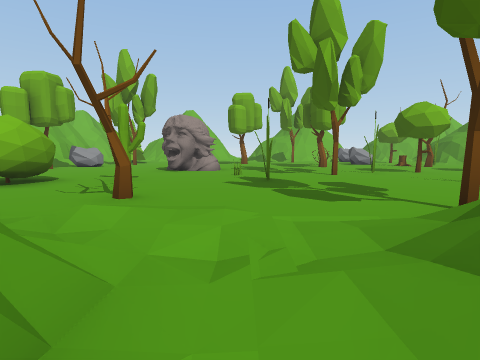
[1] (above)

24 first-person views from a walk through a 3-D level made in the Unity game engine. The camera is 1.3 m above the floor, tilts 6° down and sees 80° across. The floor is counted in squares, 2 m on a side. Each view is taken from the middle of a square. On the plan, view 1 faces up. The plan holds only what a view shows up to about 9 squares ahead; the rest is blank. The player is left out.

[2]
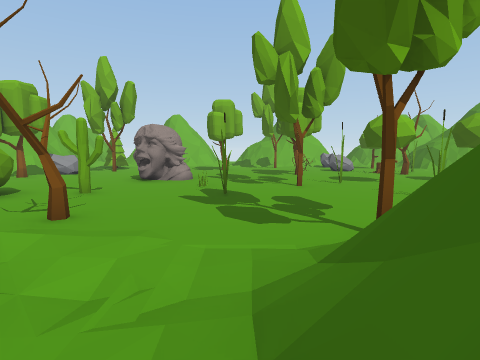

[3]
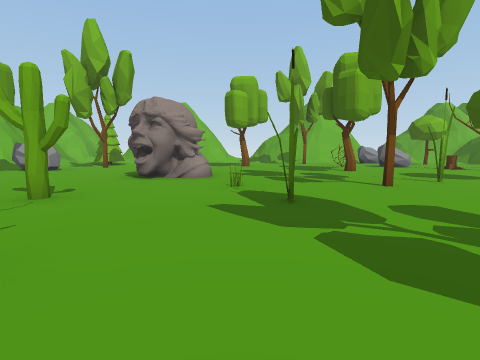

[4]
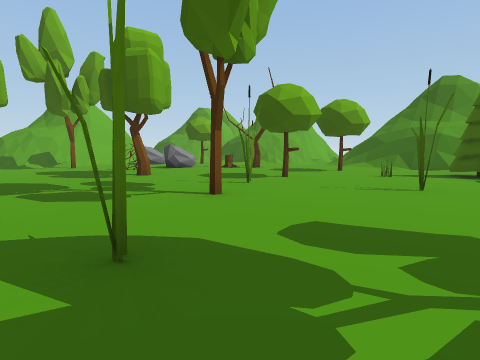

[5]
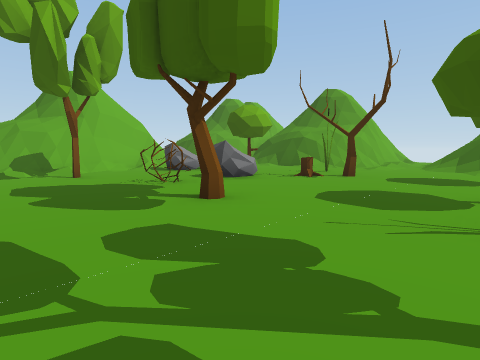

[6]
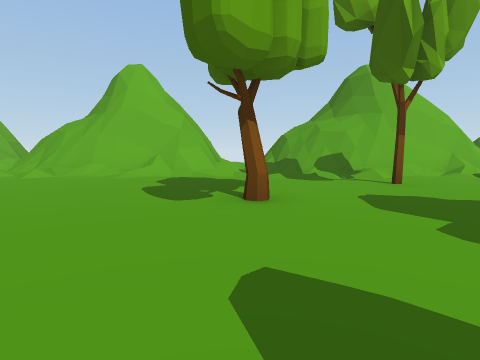

[7]
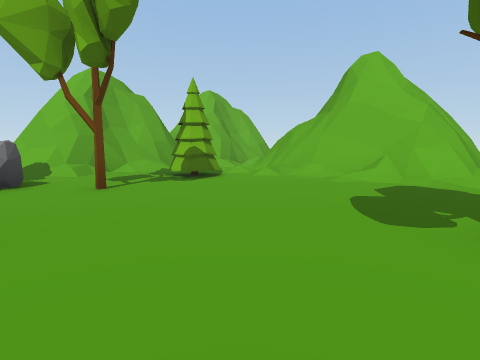

[8]
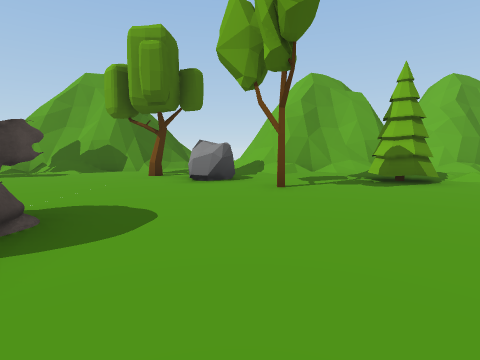

[9]
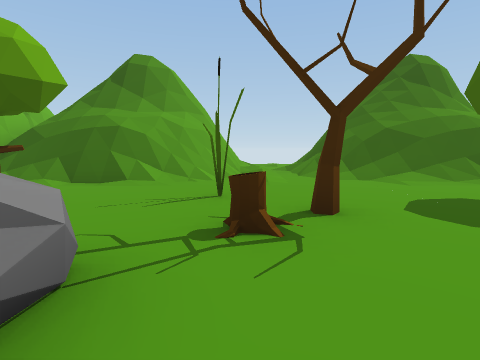

[10]
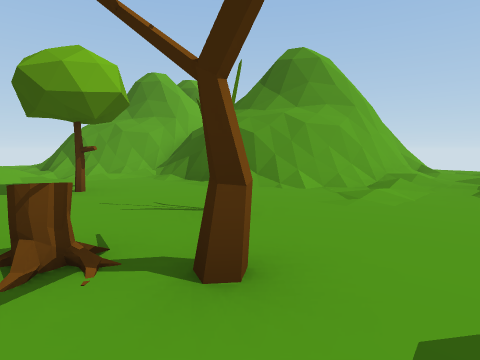

[11]
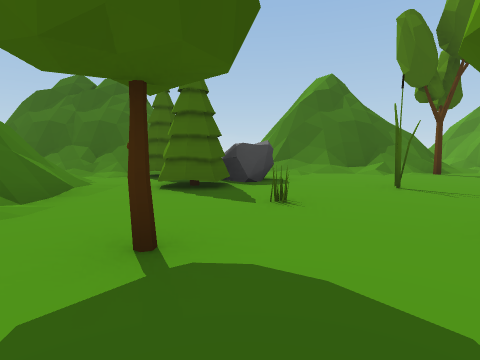

[12]
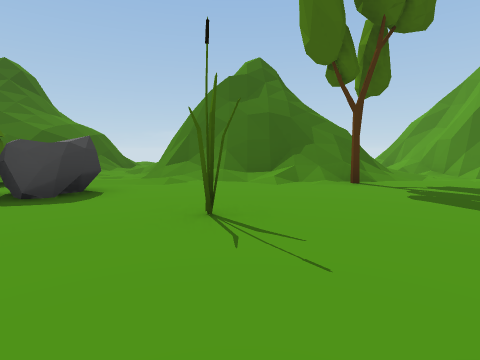

[13]
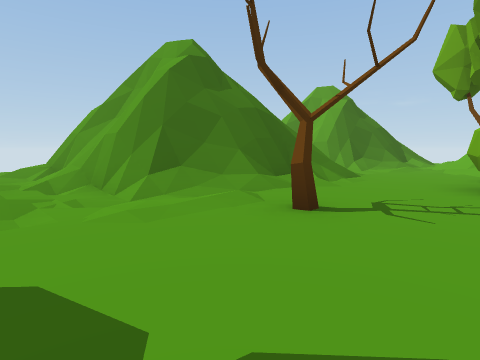

[14]
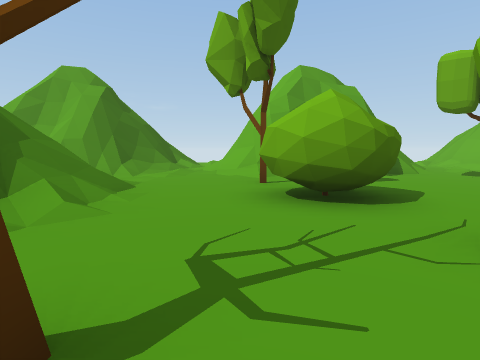

[15]
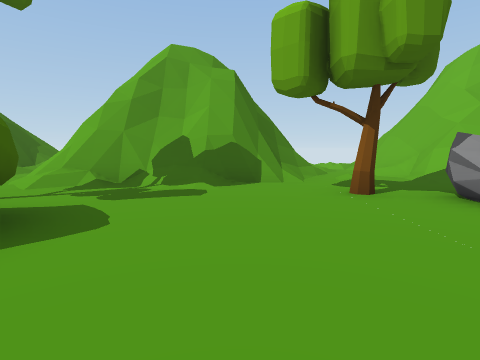

[16]
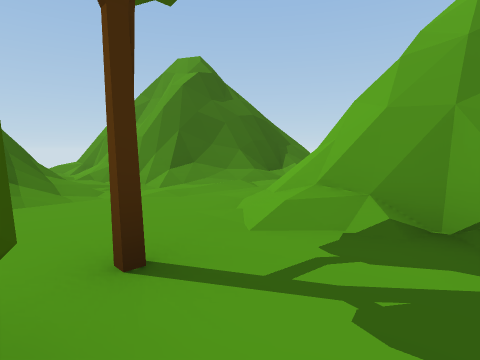

[17]
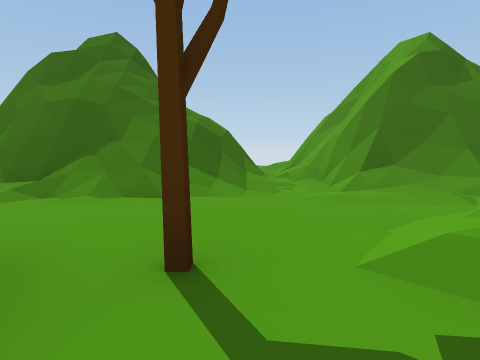

[18]
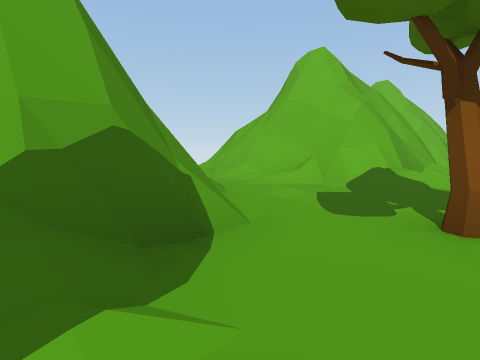

[19]
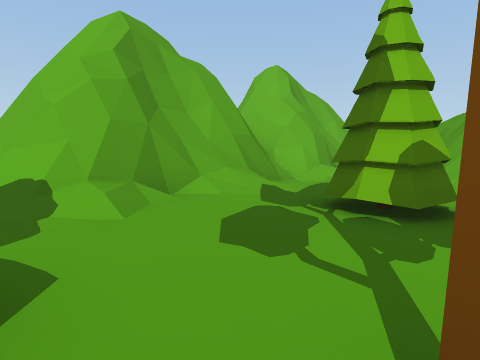

[20]
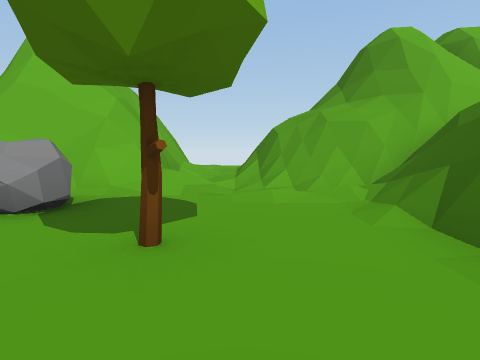

[21]
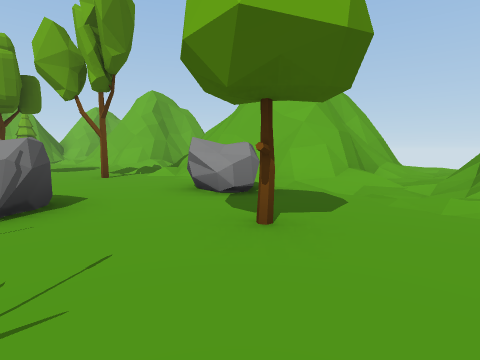

[22]
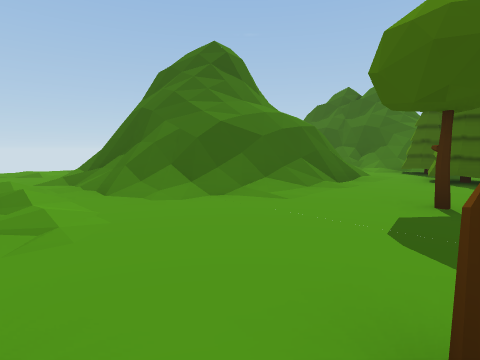

[23]
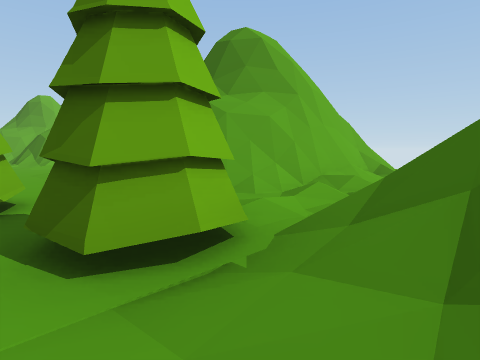

[24]
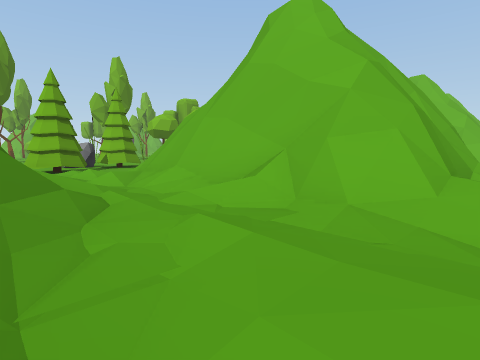

### Floor plan
Key: @ floor where view 1 was taken; # wall or solid block; . main floor; : floor 0.25 m higher than the main floor; - floor 0.25 m lower than the main floor; + floor 3.5 m higher than the main floor; * floor 3.75 m higher than the main floor; / step, stairs or slope; = window, fence, low wall or low ledge; ^ raised ledge; v drop or lower ground; O other object.
Columns run from 13 left of view 1 to 18 right of it. Each row starts with its distance up from view 1.
 23            ##      ##. =
 22            #/      ##///==
 21    ##    ####    ####/=//#
 20   ###//==####//=/####////###
 19   ##=://=###////=###//./==##
 18    ##.:///:/..:///:/..://=+#
 17    ##/.O......../..OO.../#==
 16   ^=#:.O........O....O..##=^
 15 =^#^#........O........../#=^^
 14 =####/..O........O.O..../==####
 13 ###//...............O.O../###//
 12 ......OO........O....O..........
 11   /...O...O#.............////..:
 10   ##/......O#...........:=/v#
  9  =###............O.O..O.v///###
  8   ###/.......O..O.......#//####
  7   ###...O.O...O.....O...=//####
  6    ##..OO.........O..OO.///^###
  5    #//O..............O/../=###//
  4    /:......O........../O://////.
  3 ////::./////::./O//.::./////::::
  2 =##//.##=##//./=/###/-.=/==###/-
  1 /####.==*####.==/ ###./=/#
  0  ^###/=#=^###@/ /^## ////=
 -1    #=.######=:
 -2    ##:     ##.
 -3     #/      #/

Where each view was taken, in squares from view 1:
view 1: 0 up, 0 right, facing up
view 2: 0 up, 1 right, facing up
view 3: 3 up, 0 right, facing up
view 4: 5 up, 0 right, facing up-right
view 5: 9 up, 1 right, facing up-right
view 6: 11 up, 0 right, facing up
view 7: 12 up, 0 right, facing up-left
view 8: 13 up, 0 right, facing left
view 9: 13 up, 5 right, facing right
view 10: 11 up, 7 right, facing up-right
view 11: 11 up, 8 right, facing down
view 12: 9 up, 5 right, facing down
view 13: 6 up, 1 right, facing down-left
view 14: 5 up, 1 left, facing left
view 15: 9 up, 3 left, facing left
view 16: 7 up, 6 left, facing down-left
view 17: 7 up, 7 left, facing down
view 18: 8 up, 7 left, facing up-left
view 19: 13 up, 5 left, facing up-left
view 20: 14 up, 9 right, facing up
view 21: 14 up, 10 right, facing up-left
view 22: 13 up, 8 right, facing down-right
view 23: 2 up, 9 right, facing up-right
view 24: 2 up, 18 right, facing up-left
